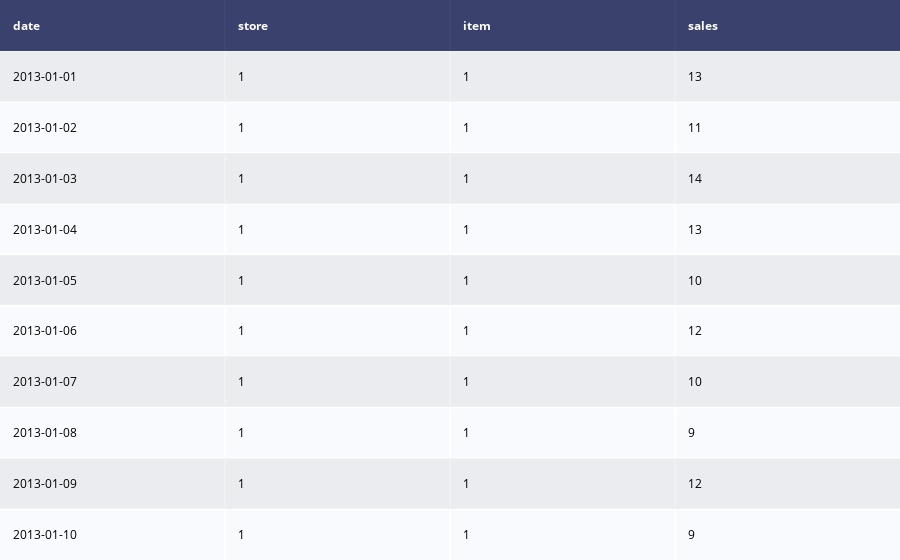

The notebook cell saved with this chart:
### Code cell
import plotly as py
import plotly.figure_factory as ff
import pandas as pd

table = ff.create_table(train.iloc[:10])
py.offline.iplot(table, filename='jupyter-table1')

### Figure 1 — Plotly figure (JSON) as saved in the notebook; plotly's stock layout.template omitted (floating-point values rounded to 4 significant figures)
{"data": [{"colorscale": [[0, "#00083e"], [0.5, "#ededee"], [1, "#ffffff"]], "hoverinfo": "none", "opacity": 0.75, "showscale": false, "type": "heatmap", "z": [[0, 0, 0, 0], [0.5, 0.5, 0.5, 0.5], [1, 1, 1, 1], [0.5, 0.5, 0.5, 0.5], [1, 1, 1, 1], [0.5, 0.5, 0.5, 0.5], [1, 1, 1, 1], [0.5, 0.5, 0.5, 0.5], [1, 1, 1, 1], [0.5, 0.5, 0.5, 0.5], [1, 1, 1, 1]]}], "layout": {"annotations": [{"align": "left", "font": {"color": "#ffffff"}, "showarrow": false, "text": "<b>date</b>", "x": -0.45, "xanchor": "left", "xref": "x", "y": 0, "yref": "y"}, {"align": "left", "font": {"color": "#ffffff"}, "showarrow": false, "text": "<b>store</b>", "x": 0.55, "xanchor": "left", "xref": "x", "y": 0, "yref": "y"}, {"align": "left", "font": {"color": "#ffffff"}, "showarrow": false, "text": "<b>item</b>", "x": 1.55, "xanchor": "left", "xref": "x", "y": 0, "yref": "y"}, {"align": "left", "font": {"color": "#ffffff"}, "showarrow": false, "text": "<b>sales</b>", "x": 2.55, "xanchor": "left", "xref": "x", "y": 0, "yref": "y"}, {"align": "left", "font": {"color": "#000000"}, "showarrow": false, "text": "2013-01-01", "x": -0.45, "xanchor": "left", "xref": "x", "y": 1, "yref": "y"}, {"align": "left", "font": {"color": "#000000"}, "showarrow": false, "text": "1", "x": 0.55, "xanchor": "left", "xref": "x", "y": 1, "yref": "y"}, {"align": "left", "font": {"color": "#000000"}, "showarrow": false, "text": "1", "x": 1.55, "xanchor": "left", "xref": "x", "y": 1, "yref": "y"}, {"align": "left", "font": {"color": "#000000"}, "showarrow": false, "text": "13", "x": 2.55, "xanchor": "left", "xref": "x", "y": 1, "yref": "y"}, {"align": "left", "font": {"color": "#000000"}, "showarrow": false, "text": "2013-01-02", "x": -0.45, "xanchor": "left", "xref": "x", "y": 2, "yref": "y"}, {"align": "left", "font": {"color": "#000000"}, "showarrow": false, "text": "1", "x": 0.55, "xanchor": "left", "xref": "x", "y": 2, "yref": "y"}, {"align": "left", "font": {"color": "#000000"}, "showarrow": false, "text": "1", "x": 1.55, "xanchor": "left", "xref": "x", "y": 2, "yref": "y"}, {"align": "left", "font": {"color": "#000000"}, "showarrow": false, "text": "11", "x": 2.55, "xanchor": "left", "xref": "x", "y": 2, "yref": "y"}, {"align": "left", "font": {"color": "#000000"}, "showarrow": false, "text": "2013-01-03", "x": -0.45, "xanchor": "left", "xref": "x", "y": 3, "yref": "y"}, {"align": "left", "font": {"color": "#000000"}, "showarrow": false, "text": "1", "x": 0.55, "xanchor": "left", "xref": "x", "y": 3, "yref": "y"}, {"align": "left", "font": {"color": "#000000"}, "showarrow": false, "text": "1", "x": 1.55, "xanchor": "left", "xref": "x", "y": 3, "yref": "y"}, {"align": "left", "font": {"color": "#000000"}, "showarrow": false, "text": "14", "x": 2.55, "xanchor": "left", "xref": "x", "y": 3, "yref": "y"}, {"align": "left", "font": {"color": "#000000"}, "showarrow": false, "text": "2013-01-04", "x": -0.45, "xanchor": "left", "xref": "x", "y": 4, "yref": "y"}, {"align": "left", "font": {"color": "#000000"}, "showarrow": false, "text": "1", "x": 0.55, "xanchor": "left", "xref": "x", "y": 4, "yref": "y"}, {"align": "left", "font": {"color": "#000000"}, "showarrow": false, "text": "1", "x": 1.55, "xanchor": "left", "xref": "x", "y": 4, "yref": "y"}, {"align": "left", "font": {"color": "#000000"}, "showarrow": false, "text": "13", "x": 2.55, "xanchor": "left", "xref": "x", "y": 4, "yref": "y"}, {"align": "left", "font": {"color": "#000000"}, "showarrow": false, "text": "2013-01-05", "x": -0.45, "xanchor": "left", "xref": "x", "y": 5, "yref": "y"}, {"align": "left", "font": {"color": "#000000"}, "showarrow": false, "text": "1", "x": 0.55, "xanchor": "left", "xref": "x", "y": 5, "yref": "y"}, {"align": "left", "font": {"color": "#000000"}, "showarrow": false, "text": "1", "x": 1.55, "xanchor": "left", "xref": "x", "y": 5, "yref": "y"}, {"align": "left", "font": {"color": "#000000"}, "showarrow": false, "text": "10", "x": 2.55, "xanchor": "left", "xref": "x", "y": 5, "yref": "y"}, {"align": "left", "font": {"color": "#000000"}, "showarrow": false, "text": "2013-01-06", "x": -0.45, "xanchor": "left", "xref": "x", "y": 6, "yref": "y"}, {"align": "left", "font": {"color": "#000000"}, "showarrow": false, "text": "1", "x": 0.55, "xanchor": "left", "xref": "x", "y": 6, "yref": "y"}, {"align": "left", "font": {"color": "#000000"}, "showarrow": false, "text": "1", "x": 1.55, "xanchor": "left", "xref": "x", "y": 6, "yref": "y"}, {"align": "left", "font": {"color": "#000000"}, "showarrow": false, "text": "12", "x": 2.55, "xanchor": "left", "xref": "x", "y": 6, "yref": "y"}, {"align": "left", "font": {"color": "#000000"}, "showarrow": false, "text": "2013-01-07", "x": -0.45, "xanchor": "left", "xref": "x", "y": 7, "yref": "y"}, {"align": "left", "font": {"color": "#000000"}, "showarrow": false, "text": "1", "x": 0.55, "xanchor": "left", "xref": "x", "y": 7, "yref": "y"}, {"align": "left", "font": {"color": "#000000"}, "showarrow": false, "text": "1", "x": 1.55, "xanchor": "left", "xref": "x", "y": 7, "yref": "y"}, {"align": "left", "font": {"color": "#000000"}, "showarrow": false, "text": "10", "x": 2.55, "xanchor": "left", "xref": "x", "y": 7, "yref": "y"}, {"align": "left", "font": {"color": "#000000"}, "showarrow": false, "text": "2013-01-08", "x": -0.45, "xanchor": "left", "xref": "x", "y": 8, "yref": "y"}, {"align": "left", "font": {"color": "#000000"}, "showarrow": false, "text": "1", "x": 0.55, "xanchor": "left", "xref": "x", "y": 8, "yref": "y"}, {"align": "left", "font": {"color": "#000000"}, "showarrow": false, "text": "1", "x": 1.55, "xanchor": "left", "xref": "x", "y": 8, "yref": "y"}, {"align": "left", "font": {"color": "#000000"}, "showarrow": false, "text": "9", "x": 2.55, "xanchor": "left", "xref": "x", "y": 8, "yref": "y"}, {"align": "left", "font": {"color": "#000000"}, "showarrow": false, "text": "2013-01-09", "x": -0.45, "xanchor": "left", "xref": "x", "y": 9, "yref": "y"}, {"align": "left", "font": {"color": "#000000"}, "showarrow": false, "text": "1", "x": 0.55, "xanchor": "left", "xref": "x", "y": 9, "yref": "y"}, {"align": "left", "font": {"color": "#000000"}, "showarrow": false, "text": "1", "x": 1.55, "xanchor": "left", "xref": "x", "y": 9, "yref": "y"}, {"align": "left", "font": {"color": "#000000"}, "showarrow": false, "text": "12", "x": 2.55, "xanchor": "left", "xref": "x", "y": 9, "yref": "y"}, {"align": "left", "font": {"color": "#000000"}, "showarrow": false, "text": "2013-01-10", "x": -0.45, "xanchor": "left", "xref": "x", "y": 10, "yref": "y"}, {"align": "left", "font": {"color": "#000000"}, "showarrow": false, "text": "1", "x": 0.55, "xanchor": "left", "xref": "x", "y": 10, "yref": "y"}, {"align": "left", "font": {"color": "#000000"}, "showarrow": false, "text": "1", "x": 1.55, "xanchor": "left", "xref": "x", "y": 10, "yref": "y"}, {"align": "left", "font": {"color": "#000000"}, "showarrow": false, "text": "9", "x": 2.55, "xanchor": "left", "xref": "x", "y": 10, "yref": "y"}], "autosize": true, "margin": {"b": 0, "l": 0, "r": 0, "t": 0}, "xaxis": {"autorange": true, "dtick": 1, "gridwidth": 2, "range": [-0.5, 3.5], "showticklabels": false, "tick0": -0.5, "ticks": "", "zeroline": false}, "yaxis": {"autorange": true, "dtick": 1, "gridwidth": 2, "range": [10.5, -0.5], "showticklabels": false, "tick0": 0.5, "ticks": "", "zeroline": false}}}
